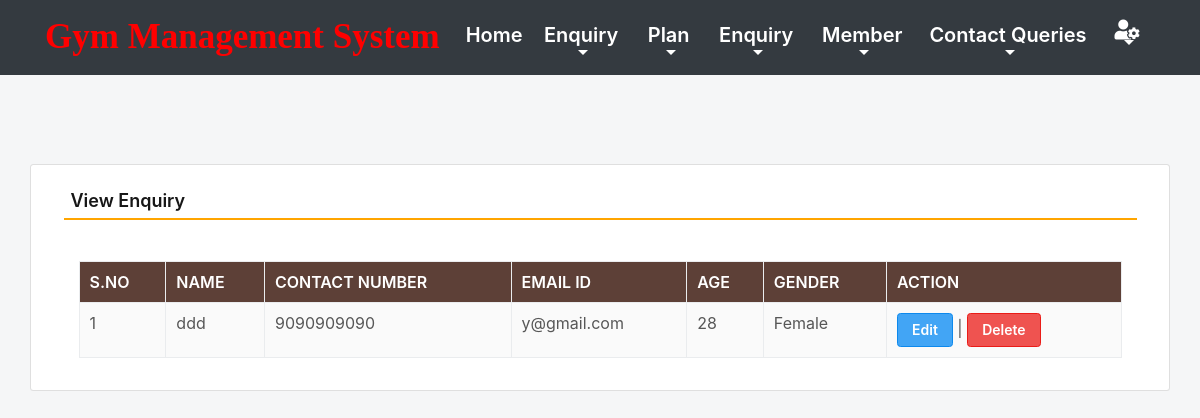
Screenshot of /viewEnquiry (signed in) with the database file from the repository.
### gym/models.py (models this page shows, shortened)
class Enquiry(models.Model):
    name = models.CharField(max_length=150, null=True)
    mobile = models.CharField(max_length=15, null=True)
    email = models.CharField(max_length=50, null=True)
    age = models.CharField(max_length=15, null=True)
    gender = models.CharField(max_length=10, null=True)

### gym/views.py (the view)
# urls.py: path('viewEnquiry', viewEnquiry, name='viewEnquiry'),
def viewEnquiry(request):
    if not request.user.is_authenticated:
        return redirect(admin_login)
    enquiry = Enquiry.objects.all()
    return render(request,'viewEnquiry.html', locals())

### gym/templates/viewEnquiry.html (shortened to what this page needs)
{% include 'admin_nav.html' %}
{% load static %}
 <html lang="en" class="no-focus">
 <link rel="stylesheet" id="css-main" href="{% static 'css1/codebase.min.css' %}">
 <br><br><br><br>
	<div class="container card shadow mt-5">
		<div class="card-body">
			<h5 class="p-2" style="border-bottom: 2px solid orange">View Enquiry</h5>
             <br>
            <div class="container-fluid">
             <table id="example" class="table table-striped table-bordered" style="width:100%">
                  <thead class="text-white" style="background-color : #5d4037;">
				     <tr>
					   <th>S.No</th>
					   <th>Name</th>
					   <th>Contact Number</th>
					   <th>Email ID</th>
                       <th>Age</th>
					   <th>Gender</th>
					   <th>Action</th>
				     </tr>
			      </thead>
			       <tbody>
                     {% for i in enquiry %}
			          <tr>
                        <td>{{forloop.counter}}</td>
						<td>{{i.name}}</td>
						<td>{{i.mobile}}</td>
						<td>{{i.email}}</td>
						<td>{{i.age}}</td>
						<td>{{i.gender}}</td>
						<td><a href="{% url 'edit_Enquiry' i.id %}" class="btn btn-primary">Edit</a> |
                          <a href="{% url 'delete_Enquiry' i.id %}" class="btn btn-danger" onclick="return confirm('Are you sure to delete this Enquiry ?')">Delete</a></td>
                      </tr>
                      {% endfor %}
                   </tbody>
		        </table>
            </div>
        </div>
	</div>
        <link rel="stylesheet" href="https://use.fontawesome.com/releases/v5.6.3/css/all.css">
 </html>

### rows the page displays
Enquiry: name "ddd", mobile "9090909090", email "y@gmail.com", age "28", gender "Female"
